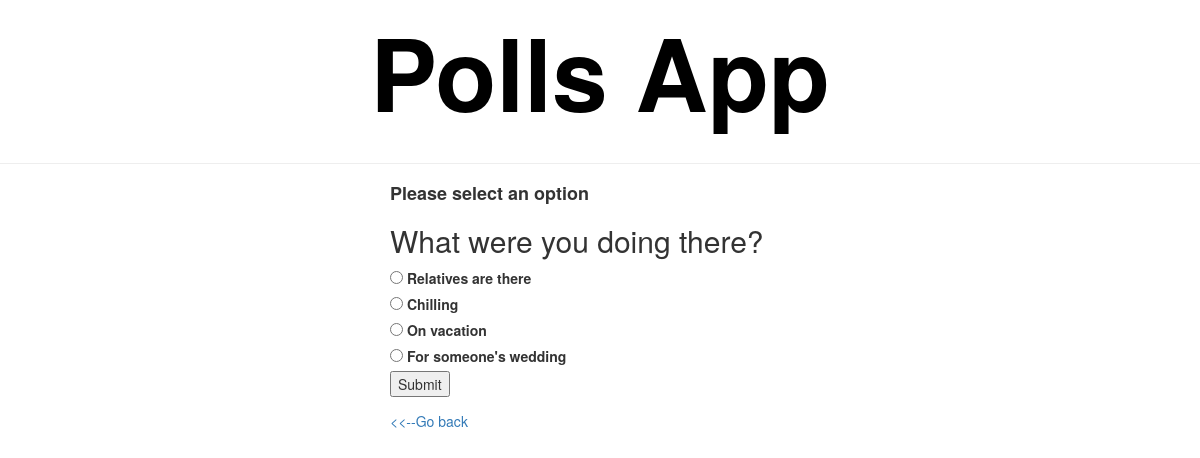
Page /polls/3/vote on the committed database.
### polls/models.py (models this page shows, shortened)
class Question(models.Model):
	question_text = models.CharField(max_length=200)
	publish_date = models.DateTimeField('date published')

class Choice(models.Model):
	choice_text = models.CharField(max_length=200)
	votes = models.IntegerField(default=0)
	question = models.ForeignKey(Question, on_delete=models.CASCADE)

### polls/views.py (the view)
# urls.py: url(r'^(?P<question_id>[0-9]+)/vote$', views.vote, name='vote'),
def vote(request, question_id):
	question = get_object_or_404(Question, pk=question_id)
	try:
		selected_choice = question.choice_set.get(pk=request.POST['choice'])
	except:
		return render(request, 'polls/detail.html', {'question': question,
			'error_message': "Please select an option"})
	else:
		selected_choice.votes += 1
		selected_choice.save()
		return redirect('polls:results', question_id=question_id)

### polls/templates/polls/detail.html (shortened to what this page needs)
{% extends 'polls/base.html' %}
{% block content %}
{% if error_message %}<h4><strong>{{error_message}}</strong></h4>{% endif %}
<h2>{{question.question_text}}</h2>
<form action={% url 'polls:vote' question.id %} method='post'>
	{% for choice in question.choice_set.all %}
	    <input type='radio' name='choice' id='choice{{forloop.counter}}' value='{{choice.id}}'>
	    <label for='choice{{forloop.counter}}'>{{choice.choice_text}}</label><br>
	{% endfor %}
	<input type='submit' name='vote'>
</form>
<a href={% url 'polls:index' %}> <<--Go back</a>
{% endblock %}

### rows in the picture
Question: question_text "What were you doing there?"
Choice: choice_text "Relatives are there"
Choice: choice_text "Chilling"
Choice: choice_text "On vacation"
Choice: choice_text "For someone's wedding"

### other values in the picture
{{ error_message }} "Please select an option"
